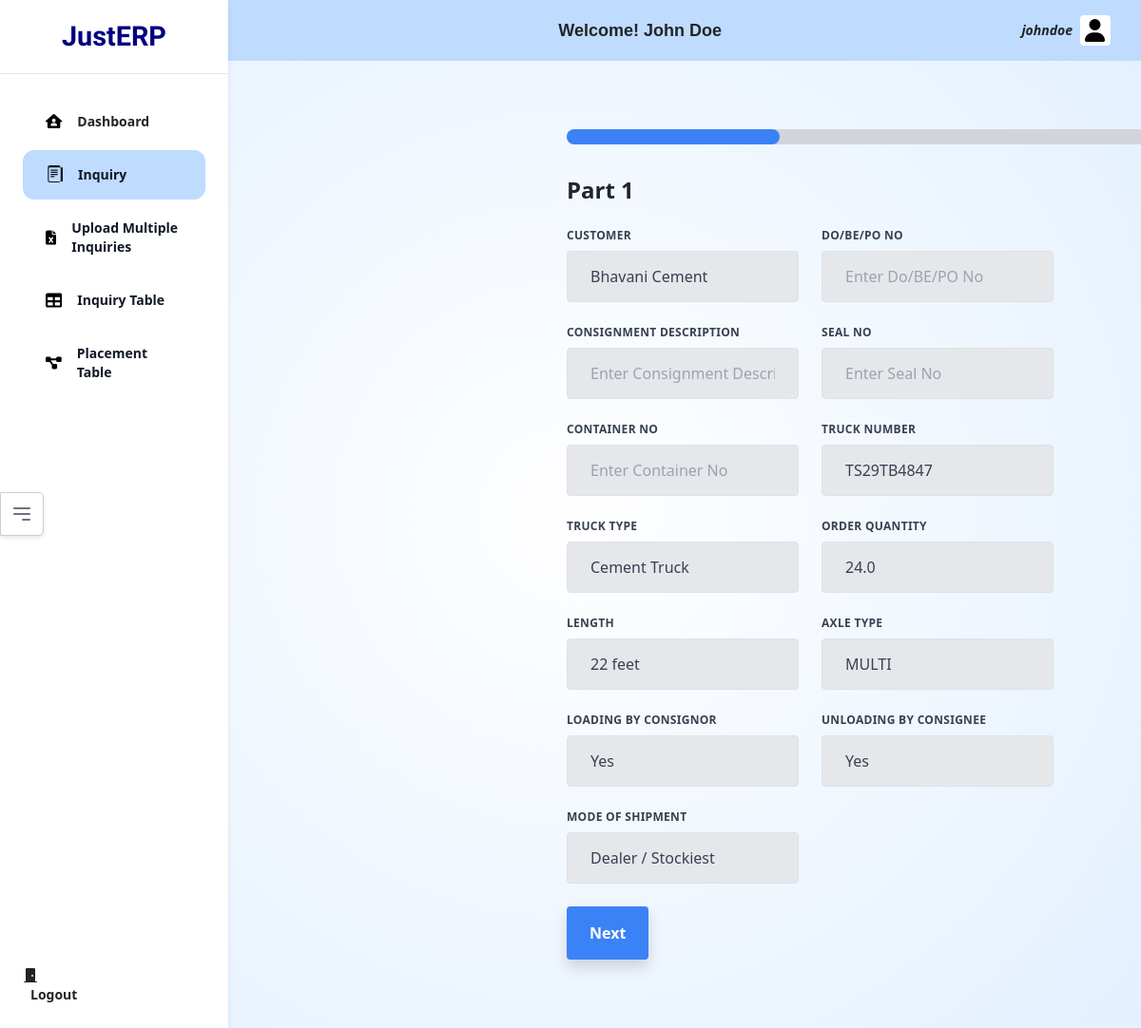
Screenshot of /inquiry/ (signed in) with the database file from the repository.
### authapp/models.py (models this page shows, shortened)
class CustomUser(AbstractBaseUser, PermissionsMixin):
    username = models.CharField(max_length=150, unique=True)
    email = models.EmailField(unique=True)
    first_name = models.CharField(max_length=30)
    last_name = models.CharField(max_length=30)
    company=models.ForeignKey(CompanyProfile, on_delete=models.CASCADE, null=True)
    type = models.CharField(max_length=10, choices=[('root', 'Root'), ('normal', 'Normal')], default='normal')
    profile=models.ForeignKey(Profile, on_delete=models.PROTECT, null=True, blank=True)
    is_active = models.BooleanField(default=True)
    is_staff = models.BooleanField(default=False)
    permissions=models.ManyToManyField(Permission)
    date_joined = models.DateTimeField(default=timezone.now)
    objects = CustomUserManager()
    USERNAME_FIELD = 'email'
    REQUIRED_FIELDS = ['company','username', 'first_name', 'last_name']

### inquiry/views.py (the view)
# urls.py: path('', views.inquiry_form_1, name='Inquiry form 1'),
@login_required
def inquiry_form_1(request):
    user = request.user
    if user.is_authenticated:
        companies = CompanyProfile.objects.all()
        truck_types = TruckType.objects.all()
        truck_details = TruckDetails.objects.all()
        order_quantity = OrderQuantity.objects.all()
        truck_lengths = TruckLength.objects.all()
        axel_types = AxelType.objects.all()
        mode_of_shipments = ModeOfShipment.objects.all()
        context = {
            'company_id': user.company.company_id,
            'company_name': user.company.company_name,
            'username': user.username,
            'first_name': user.first_name,
            'last_name': user.last_name,
            'email': user.email,
            'companies': companies,
            'truck_types': truck_types,
            'truck_details': truck_details,
            'order_quantity': order_quantity,
            'truck_lengths': truck_lengths,
            'axel_types': axel_types,
            'mode_of_shipments': mode_of_shipments
        }
        return render(request, 'inquiry/inquiry_form_1.html', context)
    else:
        return redirect('/auth/login')

### templates/inquiry/inquiry_form_1.html (shortened to what this page needs)
{% extends 'inquiry/inquiry_base.html' %}
{% block activein %}200{% endblock %}
{% block css %}
<link href="https://cdn.jsdelivr.net/npm/tailwindcss@2.2.16/dist/tailwind.min.css" rel="stylesheet">
{% endblock %}
{% block body %}
<div class="container py-10">
    <div class="w-full bg-gray-300 rounded-full h-4 mb-8">
        <div id="progressBar" class="bg-blue-500 rounded-full h-4 transition" style="width: 33.3%;"></div>
    </div>
    <h2 class="text-2xl font-bold mb-4">Part 1</h2>
    <form id="inquiryForm" class="w-full max-w-lg" action="/inquiry/f2" method="post">
        <div class="grid grid-cols-1 md:grid-cols-2 gap-4">
            <div>
                <label class="block uppercase tracking-wide text-gray-700 text-xs font-bold mb-2" for="customer">
                    Customer
                </label>
                <select name="customer" class="appearance-none block w-3/4 md:w-full bg-gray-200 text-gray-700 border border-gray-200 rounded py-3 px-4 leading-tight focus:outline-none focus:bg-white focus:border-gray-500" id="customer" required>
                    {% for comp in companies %}
                    <option value="{{ comp.company_id }}">{{ comp.company_name }}</option>
                    {% endfor %}
                </select>
            </div>
            <div>
                <label class="block uppercase tracking-wide text-gray-700 text-xs font-bold mb-2" for="do_be_po">
                    Do/BE/PO No
                </label>
                <input name="do_be_po" class="appearance-none block w-3/4 md:w-full bg-gray-200 text-gray-700 border border-gray-200 rounded py-3 px-4 leading-tight focus:outline-none focus:bg-white focus:border-gray-500" id="do_be_po" type="number" placeholder="Enter Do/BE/PO No" required>
            </div>
            <div>
                <label class="block uppercase tracking-wide text-gray-700 text-xs font-bold mb-2" for="consignment_description">
                    Consignment Description
                </label>
                <input name="consignment_description" class="appearance-none block w-3/4 md:w-full bg-gray-200 text-gray-700 border border-gray-200 rounded py-3 px-4 leading-tight focus:outline-none focus:bg-white focus:border-gray-500" id="consignment_description" type="text" placeholder="Enter Consignment Description" required>
            </div>
            <div>
                <label class="block uppercase tracking-wide text-gray-700 text-xs font-bold mb-2" for="seal_no">
                    Seal No
                </label>
                <input name="seal_no" class="appearance-none block w-3/4 md:w-full bg-gray-200 text-gray-700 border border-gray-200 rounded py-3 px-4 leading-tight focus:outline-none focus:bg-white focus:border-gray-500" id="seal_no" type="number" placeholder="Enter Seal No" required>
            </div>
            <div>
                <label class="block uppercase tracking-wide text-gray-700 text-xs font-bold mb-2" for="container_no">
                    Container No
                </label>
                <input name="container_no" class="appearance-none block w-3/4 md:w-full bg-gray-200 text-gray-700 border border-gray-200 rounded py-3 px-4 leading-tight focus:outline-none focus:bg-white focus:border-gray-500" id="container_no" type="number" placeholder="Enter Container No" required>
            </div>
            <div>
                <label class="block uppercase tracking-wide text-gray-700 text-xs font-bold mb-2" for="truck_number">
                    Truck Number
                </label>
                <select name="truck_number" class="appearance-none block w-3/4 md:w-full bg-gray-200 text-gray-700 border border-gray-200 rounded py-3 px-4 leading-tight focus:outline-none focus:bg-white focus:border-gray-500" id="truck_number" required>
                    {% for t in truck_details %}
                    <option value="{{ t.t_id }}">{{ t.truck_number }}</option>
                    {% endfor %}
                </select>
            </div>
            <div>
                <label class="block uppercase tracking-wide text-gray-700 text-xs font-bold mb-2" for="truck_type">
                    Truck Type
                </label>
                <select name="truck_type" class="appearance-none block w-3/4 md:w-full bg-gray-200 text-gray-700 border border-gray-200 rounded py-3 px-4 leading-tight focus:outline-none focus:bg-white focus:border-gray-500" id="truck_type" required>
                    {% for tt in truck_types %}
                    <option value="{{ tt.tt_id }}">{{ tt.truck_type }}</option>
                    {% endfor %}
                </select>
            </div>
            <div>
                <label class="block uppercase tracking-wide text-gray-700 text-xs font-bold mb-2" for="order_quantity">
                    Order Quantity
                </label>
                <select name="order_quantity" class="appearance-none block w-3/4 md:w-full bg-gray-200 text-gray-700 border border-gray-200 rounded py-3 px-4 leading-tight focus:outline-none focus:bg-white focus:border-gray-500" id="truck_capacity" required>
                    {% for oq in order_quantity %}
                    <option value="{{ oq.oq_id }}">{{ oq.order_quantity }}</option>
                    {% endfor %}
                </select>
            </div>
            <div>
                <label class="block uppercase tracking-wide text-gray-700 text-xs font-bold mb-2" for="length">
                    Length
                </label>
                <select name="length" class="appearance-none block w-3/4 md:w-full bg-gray-200 text-gray-700 border border-gray-200 rounded py-3 px-4 leading-tight focus:outline-none focus:bg-white focus:border-gray-500" id="length" required>
                    {% for tl in truck_lengths %}
                    <option value="{{ tl.tl_id }}">{{ tl.truck_length }}</option>
                    {% endfor %}
                </select>
            </div>
            <div>
                <label class="block uppercase tracking-wide text-gray-700 text-xs font-bold mb-2" for="axle_type">
                    Axle Type
                </label>
                <select name="axle_type" class="appearance-none block w-3/4 md:w-full bg-gray-200 text-gray-700 border border-gray-200 rounded py-3 px-4 leading-tight focus:outline-none focus:bg-white focus:border-gray-500" id="axle_type" required>
                    {% for axel_type in axel_types %}
                    <option value="{{ axel_type.axel_id }}">{{ axel_type.axel_type }}</option>
                    {% endfor %}
                </select>
            </div>
            <div>
                <label class="block uppercase tracking-wide text-gray-700 text-xs font-bold mb-2" for="loading_by_consignor">
                    Loading by Consignor
                </label>
                <select name="loading_by_consignor" class="appearance-none block w-3/4 md:w-full bg-gray-200 text-gray-700 border border-gray-200 rounded py-3 px-4 leading-tight focus:outline-none focus:bg-white focus:border-gray-500" id="loading_by_consignor" required>
                    <option value="yes">Yes</option>
                </select>
            </div>
            <div>
                <label class="block uppercase tracking-wide text-gray-700 text-xs font-bold mb-2" for="unloading_by_consignee">
                    Unloading by Consignee
                </label>
                <select name="unloading_by_consignee" class="appearance-none block w-3/4 md:w-full bg-gray-200 text-gray-700 border border-gray-200 rounded py-3 px-4 leading-tight focus:outline-none focus:bg-white focus:border-gray-500" id="unloading_by_consignee" required>
                    <option value="yes">Yes</option>
                </select>
            </div>
            <div>
                <label class="block uppercase tracking-wide text-gray-700 text-xs font-bold mb-2" for="mode_of_shipment">
                    Mode of Shipment
                </label>
                <select name="mode_of_shipment" class="appearance-none block w-3/4 md:w-full bg-gray-200 text-gray-700 border border-gray-200 rounded py-3 px-4 leading-tight focus:outline-none focus:bg-white focus:border-gray-500" id="mode_of_shipment" required>
                    {% for mos in mode_of_shipments %}
                    <option value="{{ mos.ms_id }}">{{ mos.mode_of_shipment }}</option>
                    {% endfor %}
                </select>
            </div>
        </div>
        <button id="nextButton" class="px-6 py-3 bg-blue-500 text-white font-bold rounded shadow mt-4 hover:bg-blue-600 focus:outline-none focus:bg-blue-600" type="submit">Next</button>
    </form>
</div>
{% endblock %}

### templates/inquiry/inquiry_base.html (shortened to what this page needs)
<!DOCTYPE html>
<html lang="en">
  <head>
    {% load static %}
    <link
      href="https://cdn.jsdelivr.net/npm/tailwindcss@2.2.19/dist/tailwind.min.css"
      rel="stylesheet"
    />
    <link href="https://stackpath.bootstrapcdn.com/bootstrap/5.1.3/css/bootstrap.min.css" rel="stylesheet">
   <link rel="stylesheet" href="{% static 'css/base.css' %}">
   {% block css %}{% endblock %}
  </head>
  <body class="relative bg-blue-50 overflow-hidden max-h-screen">
    <header class="fixed right-0 top-0 left-60 bg-blue-200 py-3 px-4 h-16">
      <div class="max-w-4xl mx-auto">
        <div  class="flex items-center justify-between">
          <div class="text-lg custom-font font-bold">Welcome! {{ first_name }} {{ last_name }}</div>
          <button id="custom-flex" type="button" data-bs-container="body" data-bs-toggle="popover" data-bs-html="true" data-bs-placement="bottom" data-bs-content="
          <div id='popover-box'>
            <div id='inner-content-user'>
              <div id='left-partition-user'>
                <span class=' img-border inline-flex items-center justify-center  text-gray-600 text-xs rounded bg-white transition ml-2'>
                  <img class='size-custom-i' src='{% static 'images/user-img.png' %}' alt=''>
                </span>
              </div>
              <div id='right-partition-user'>
                <div class='hidden lg:flex lg:flex-1 lg:justify-end'>
                  <a href='/auth/logout/' class='text-sm font-bold leading-6 text-gray-900'>Logout <span aria-hidden='true'>&rarr;</span></a>
                </div>
              </div>
            </div>
            <div class='user-details'>
              <p class='user-name'>{{ first_name }} {{ last_name }}</p>
              <p class='username'>{{ username }}</p>
              <a class='user-email' href='mailto:{{ email }}'>{{ email }}</a>
              <hr class='left-side-breaker'>
              <p id='company-written'>Company</p>
              <a href='/home/company-profile/' class='user-email'> <p class='user-company'>{{ company_name }}</p></a>
            </div>
          </div>
        ">
              <span class="text-sm"><em><b>{{ username }}</b></em></span>
              <span
                class="inline-flex items-center justify-center w-8 h-8 text-gray-600 text-xs rounded bg-white transition ml-2"
              >
              </span>
          </button>
        </div>
      </div>
    </header>
  <aside class="fixed inset-y-0 left-0 bg-white shadow-md max-h-screen w-60">
    <div class="flex flex-col justify-between h-full">
        <div class="flex-grow">
          <div class="px-4 py-6 text-center border-b">
            <h1 class="text-xl font-bold leading-none">
              <span class="main-logo-design">JustERP</span>
            </h1>
          </div>
          <div class="p-4">
            <ul class="space-y-1">
              <li>
                <a
                  href="/home/dashboard/"
                  class="flex items-center bg-blue-{% block activedash %}{% endblock %} rounded-xl font-bold text-sm  py-3 px-4"
                >
                  Dashboard
                </a>
              </li>
              <li>
                <a
                  href="/inquiry"
                  class="flex bg-blue-{% block activein %}{% endblock %} hover:bg-blue-50 rounded-xl font-bold text-sm text-gray-900 py-3 px-4"
                >
                  Inquiry
                </a>
              </li>
              <li>
                <a
                  href="/inquiry/uploader"
                  class="flex bg-blue-{% block activebulkin %}{% endblock %} hover:bg-blue-50 rounded-xl font-bold text-sm text-gray-900 py-3 px-4"
                >
                Upload Multiple Inquiries
                </a>
              </li>
              <li>
                <a
                  href="/inquiry/inquiry-table"
                  class="flex bg-blue-{% block activeintable %}{% endblock %} hover:bg-blue-50 rounded-xl font-bold text-sm text-gray-900 py-3 px-4"
                >
                Inquiry Table
                </a>
              </li>
              <li>
                <a
                  href="/inquiry/placement-table"
                  class="flex bg-blue-{% block activeptable %}{% endblock %} hover:bg-blue-50 rounded-xl font-bold text-sm text-gray-900 py-3 px-4"
                >
                Placement Table
                </a>
              </li>
            </ul>
          </div>
        </div>
        <a href="/auth/logout" id="sidebar-logout">
          <div class="p-4">
            <svg
              xmlns="http://www.w3.org/2000/svg"
              width="1em"
              height="1em"
              fill="currentColor"
              class=""
              viewBox="0 0 16 16"
            >
              <path
                d="M12 1a1 1 0 0 1 1 1v13h1.5a.5.5 0 0 1 0 1h-13a.5.5 0 0 1 0-1H3V2a1 1 0 0 1 1-1h8zm-2 9a1 1 0 1 0 0-2 1 1 0 0 0 0 2z"
              />
            </svg>
          <span class="font-bold text-sm ml-2">Logout</span>
        </div>
        </a>
    </div>
  </aside>
    <main class="ml-60 pt-16 max-h-screen overflow-auto">
      <div class="custt-outer">
        <button id="toggle-sidebar" class="text-gray-500 focus:outline-none">
          <svg xmlns="http://www.w3.org/2000/svg" class="h-6 w-6" fill="none" viewBox="0 0 24 24" stroke="currentColor">
            <path stroke-linecap="round" stroke-linejoin="round" stroke-width="2" d="M4 6h16M4 12h16m-7 6h7" />
          </svg>
        </button>
        <div class="px-6 py-8 main-area">
            {% block body %}{% endblock %}
        </div>
      </div>
    </main>
  </body>
</html>

### rows the page displays
CustomUser: first_name "John", last_name "Doe", username "johndoe"

### other values shown
form field customer "Bhavani Cement"
form field truck_number "TS29TB4847"
form field truck_type "Cement Truck"
form field order_quantity "24.0"
form field length "22 feet"
form field axle_type "MULTI"
form field mode_of_shipment "Dealer / Stockiest"
